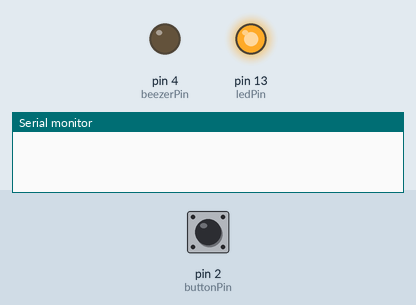
The sketch below on a simulated Arduino Uno, built with avr-gcc and run on an emulated ATmega328P. Shown: output pins drawn as LEDs (lit = HIGH), the last lines printed to the serial monitor. The inputs (shaded band) are chosen by the test bench; at power-on: pin 2 (buttonPin) LOW.

Above: at 1.2 s.
1.3 s: pin 2 (buttonPin) pulled HIGH for 0.15 s
At 2.1 s:
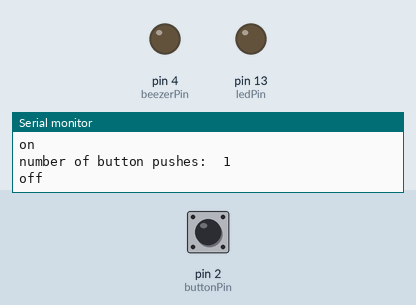
Timing chart, 0 to 4.3 s (numbered marks = the images above; inputs shaded):
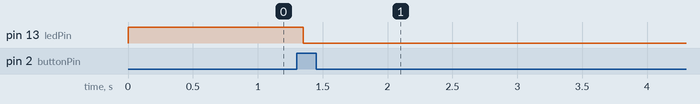

Measured:
- after the input at 1.3 s, pin 13 (ledPin): HIGH → LOW after 0.05 s

The sketch:

test.ino
```cpp
// 定义2号引脚为按键插入引脚
int buttonPin = 2;
int ledPin = 13; // 定义针脚号，数字类型为整型
int beezerPin = 4;
int buttonState = 0;
int lastButtonState = 0;
int buttonPushCounter = 0;
// 对Arduino电路板或相关状态进行初始化方法
void setup() {
  // 开启串行通信，并设置其频率为9600。
  // 如果没有特别要求，此数值一般都为9600。
  Serial.begin(9600);
  // 设置2号引脚为信号输入引脚
  pinMode(buttonPin, INPUT);
    pinMode(ledPin, OUTPUT);
    pinMode(beezerPin,OUTPUT);
}

// 系统调用，无限循环方法
void loop() {
  // 读取按键的输入状态
  buttonState = digitalRead(buttonPin);
  // 判断当前的按键状态是否和之前有所变化
  if (buttonState != lastButtonState) {
    // 判断当前按键是否为按下状态，
    // 如果为按下状态，则记录按键次数的变量加一。
    if (buttonState == HIGH) {
      // 将记录按键次数的变量加一
      buttonPushCounter++;
      // 向串口调试终端打印字符串“on”，
      // 表示当前按键状态为按下接通状态，
      // 输出完成之后自动换行。
      Serial.println("on");
      // 向串口调试终端打印字符串
      // “number of button pushes: ”，此处没有换行。
      Serial.print("number of button pushes:  ");
      // 接着上一行尾部，打印记录按键次数变量的数值。
      Serial.println(buttonPushCounter);
    } else {
      // 向串口调试终端打印字符串“off”，
      // 表示当前按键状态为松开状态，也即断开状态。
      Serial.println("off");
    }
    // 为了避免信号互相干扰，
    // 此处将每次按键的变化时间间隔延迟50毫秒。
    delay(50);
  }
  // 将每次loop结束时最新的按键状态进行更新
  lastButtonState = buttonState;
  // 每点击4次，更新一次LED神灯状态。
  // 这里的百分号是求余数的意思，
  // 每次除以四，余数等于零说明按键点击的
  // 次数是四的整数倍，即此时更新LED神灯。
  if (buttonPushCounter % 4 == 0) {
    // 点亮LED神灯
    digitalWrite(ledPin, HIGH);
  } else {
    // 熄灭LED神灯
    digitalWrite(ledPin, LOW);
  }
}
```
